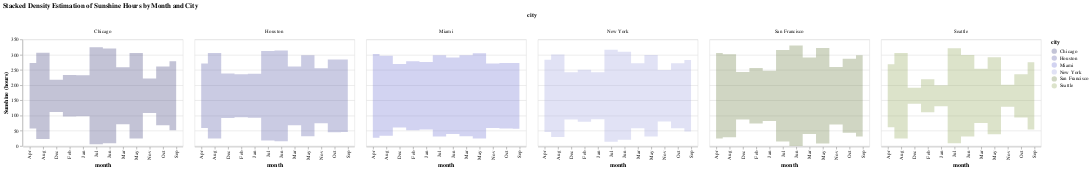

Write notebook code for a chart like this one.
### Code cell
import pandas as pd
import altair as alt

url = "C:\\Users\\hrsom\\Downloads\\sunshine.csv"
# dataset = pd.read_csv(url)
df = pd.read_csv(url)

# Define the chart
chart = alt.Chart(df).mark_area(opacity=0.3, interpolate='step').encode(
    alt.X('month:N'),
    alt.Y('sunshine:Q', stack='center', axis=alt.Axis(title='Sunshine (hours)')),
    alt.Color('city:N', scale=alt.Scale(scheme='category20b')),
    alt.Column('city:N')
).properties(
    width=300,
    height=200,
    title='Stacked Density Estimation of Sunshine Hours by Month and City'
)

# Show the chart
chart

### Figure 1 — Vega-Lite specification as saved in the notebook (floating-point values rounded to 4 significant figures)
{"config": {"view": {"continuousWidth": 300, "continuousHeight": 300}}, "data": {"name": "data-162638687fd33f296a3b88b07ba677ef"}, "mark": {"type": "area", "interpolate": "step", "opacity": 0.3}, "encoding": {"color": {"field": "city", "scale": {"scheme": "category20b"}, "type": "nominal"}, "column": {"field": "city", "type": "nominal"}, "x": {"field": "month", "type": "nominal"}, "y": {"axis": {"title": "Sunshine (hours)"}, "field": "sunshine", "stack": "center", "type": "quantitative"}}, "height": 200, "title": "Stacked Density Estimation of Sunshine Hours by Month and City", "width": 300, "$schema": "https://vega.github.io/schema/vega-lite/v5.15.1.json", "datasets": {"data-162638687fd33f296a3b88b07ba677ef": [{"city": "Chicago", "lon": -87.62, "lat": 41.88, "month": "Jan", "monthnum": 0, "sunshine": 135}, {"city": "Chicago", "lon": -87.62, "lat": 41.88, "month": "Feb", "monthnum": 1, "sunshine": 136}, {"city": "Chicago", "lon": -87.62, "lat": 41.88, "month": "Mar", "monthnum": 2, "sunshine": 187}, {"city": "Chicago", "lon": -87.62, "lat": 41.88, "month": "Apr", "monthnum": 3, "sunshine": 215}, {"city": "Chicago", "lon": -87.62, "lat": 41.88, "month": "May", "monthnum": 4, "sunshine": 281}, {"city": "Chicago", "lon": -87.62, "lat": 41.88, "month": "Jun", "monthnum": 5, "sunshine": 311}, {"city": "Chicago", "lon": -87.62, "lat": 41.88, "month": "Jul", "monthnum": 6, "sunshine": 318}, {"city": "Chicago", "lon": -87.62, "lat": 41.88, "month": "Aug", "monthnum": 7, "sunshine": 283}, {"city": "Chicago", "lon": -87.62, "lat": 41.88, "month": "Sep", "monthnum": 8, "sunshine": 226}, {"city": "Chicago", "lon": -87.62, "lat": 41.88, "month": "Oct", "monthnum": 9, "sunshine": 193}, {"city": "Chicago", "lon": -87.62, "lat": 41.88, "month": "Nov", "monthnum": 10, "sunshine": 113}, {"city": "Chicago", "lon": -87.62, "lat": 41.88, "month": "Dec", "monthnum": 11, "sunshine": 106}, {"city": "Houston", "lon": -95.36, "lat": 29.75, "month": "Jan", "monthnum": 0, "sunshine": 144}, {"city": "Houston", "lon": -95.36, "lat": 29.75, "month": "Feb", "monthnum": 1, "sunshine": 141}, {"city": "Houston", "lon": -95.36, "lat": 29.75, "month": "Mar", "monthnum": 2, "sunshine": 193}, {"city": "Houston", "lon": -95.36, "lat": 29.75, "month": "Apr", "monthnum": 3, "sunshine": 212}, {"city": "Houston", "lon": -95.36, "lat": 29.75, "month": "May", "monthnum": 4, "sunshine": 266}, {"city": "Houston", "lon": -95.36, "lat": 29.75, "month": "Jun", "monthnum": 5, "sunshine": 298}, {"city": "Houston", "lon": -95.36, "lat": 29.75, "month": "Jul", "monthnum": 6, "sunshine": 294}, {"city": "Houston", "lon": -95.36, "lat": 29.75, "month": "Aug", "monthnum": 7, "sunshine": 281}, {"city": "Houston", "lon": -95.36, "lat": 29.75, "month": "Sep", "monthnum": 8, "sunshine": 238}, {"city": "Houston", "lon": -95.36, "lat": 29.75, "month": "Oct", "monthnum": 9, "sunshine": 239}, {"city": "Houston", "lon": -95.36, "lat": 29.75, "month": "Nov", "monthnum": 10, "sunshine": 181}, {"city": "Houston", "lon": -95.36, "lat": 29.75, "month": "Dec", "monthnum": 11, "sunshine": 146}, {"city": "Miami", "lon": -80.19, "lat": 25.76, "month": "Jan", "monthnum": 0, "sunshine": 222}, {"city": "Miami", "lon": -80.19, "lat": 25.76, "month": "Feb", "monthnum": 1, "sunshine": 227}, {"city": "Miami", "lon": -80.19, "lat": 25.76, "month": "Mar", "monthnum": 2, "sunshine": 266}, {"city": "Miami", "lon": -80.19, "lat": 25.76, "month": "Apr", "monthnum": 3, "sunshine": 275}, {"city": "Miami", "lon": -80.19, "lat": 25.76, "month": "May", "monthnum": 4, "sunshine": 280}, {"city": "Miami", "lon": -80.19, "lat": 25.76, "month": "Jun", "monthnum": 5, "sunshine": 251}, {"city": "Miami", "lon": -80.19, "lat": 25.76, "month": "Jul", "monthnum": 6, "sunshine": 267}, {"city": "Miami", "lon": -80.19, "lat": 25.76, "month": "Aug", "monthnum": 7, "sunshine": 263}, {"city": "Miami", "lon": -80.19, "lat": 25.76, "month": "Sep", "monthnum": 8, "sunshine": 216}, {"city": "Miami", "lon": -80.19, "lat": 25.76, "month": "Oct", "monthnum": 9, "sunshine": 215}, {"city": "Miami", "lon": -80.19, "lat": 25.76, "month": "Nov", "monthnum": 10, "sunshine": 212}, {"city": "Miami", "lon": -80.19, "lat": 25.76, "month": "Dec", "monthnum": 11, "sunshine": 209}, {"city": "New York", "lon": -73.94, "lat": 40.73, "month": "Jan", "monthnum": 0, "sunshine": 154}, {"city": "New York", "lon": -73.94, "lat": 40.73, "month": "Feb", "monthnum": 1, "sunshine": 171}, {"city": "New York", "lon": -73.94, "lat": 40.73, "month": "Mar", "monthnum": 2, "sunshine": 213}, {"city": "New York", "lon": -73.94, "lat": 40.73, "month": "Apr", "monthnum": 3, "sunshine": 237}, {"city": "New York", "lon": -73.94, "lat": 40.73, "month": "May", "monthnum": 4, "sunshine": 268}, {"city": "New York", "lon": -73.94, "lat": 40.73, "month": "Jun", "monthnum": 5, "sunshine": 289}, {"city": "New York", "lon": -73.94, "lat": 40.73, "month": "Jul", "monthnum": 6, "sunshine": 302}, {"city": "New York", "lon": -73.94, "lat": 40.73, "month": "Aug", "monthnum": 7, "sunshine": 271}, {"city": "New York", "lon": -73.94, "lat": 40.73, "month": "Sep", "monthnum": 8, "sunshine": 235}, {"city": "New York", "lon": -73.94, "lat": 40.73, "month": "Oct", "monthnum": 9, "sunshine": 213}, {"city": "New York", "lon": -73.94, "lat": 40.73, "month": "Nov", "monthnum": 10, "sunshine": 169}, {"city": "New York", "lon": -73.94, "lat": 40.73, "month": "Dec", "monthnum": 11, "sunshine": 155}, {"city": "San Francisco", "lon": -122.4, "lat": 37.73, "month": "Jan", "monthnum": 0, "sunshine": 165}, {"city": "San Francisco", "lon": -122.4, "lat": 37.73, "month": "Feb", "monthnum": 1, "sunshine": 182}, {"city": "San Francisco", "lon": -122.4, "lat": 37.73, "month": "Mar", "monthnum": 2, "sunshine": 251}, {"city": "San Francisco", "lon": -122.4, "lat": 37.73, "month": "Apr", "monthnum": 3, "sunshine": 281}, {"city": "San Francisco", "lon": -122.4, "lat": 37.73, "month": "May", "monthnum": 4, "sunshine": 314}, {"city": "San Francisco", "lon": -122.4, "lat": 37.73, "month": "Jun", "monthnum": 5, "sunshine": 330}, {"city": "San Francisco", "lon": -122.4, "lat": 37.73, "month": "Jul", "monthnum": 6, "sunshine": 300}, {"city": "San Francisco", "lon": -122.4, "lat": 37.73, "month": "Aug", "monthnum": 7, "sunshine": 272}, {"city": "San Francisco", "lon": -122.4, "lat": 37.73, "month": "Sep", "monthnum": 8, "sunshine": 267}, {"city": "San Francisco", "lon": -122.4, "lat": 37.73, "month": "Oct", "monthnum": 9, "sunshine": 243}, {"city": "San Francisco", "lon": -122.4, "lat": 37.73, "month": "Nov", "monthnum": 10, "sunshine": 189}, {"city": "San Francisco", "lon": -122.4, "lat": 37.73, "month": "Dec", "monthnum": 11, "sunshine": 156}, {"city": "Seattle", "lon": -122.3, "lat": 47.61, "month": "Jan", "monthnum": 0, "sunshine": 69}, {"city": "Seattle", "lon": -122.3, "lat": 47.61, "month": "Feb", "monthnum": 1, "sunshine": 108}, {"city": "Seattle", "lon": -122.3, "lat": 47.61, "month": "Mar", "monthnum": 2, "sunshine": 178}, {"city": "Seattle", "lon": -122.3, "lat": 47.61, "month": "Apr", "monthnum": 3, "sunshine": 207}, {"city": "Seattle", "lon": -122.3, "lat": 47.61, "month": "May", "monthnum": 4, "sunshine": 253}, {"city": "Seattle", "lon": -122.3, "lat": 47.61, "month": "Jun", "monthnum": 5, "sunshine": 268}, {"city": "Seattle", "lon": -122.3, "lat": 47.61, "month": "Jul", "monthnum": 6, "sunshine": 312}, {"city": "Seattle", "lon": -122.3, "lat": 47.61, "month": "Aug", "monthnum": 7, "sunshine": 281}, {"city": "Seattle", "lon": -122.3, "lat": 47.61, "month": "Sep", "monthnum": 8, "sunshine": 221}, {"city": "Seattle", "lon": -122.3, "lat": 47.61, "month": "Oct", "monthnum": 9, "sunshine": 142}, {"city": "Seattle", "lon": -122.3, "lat": 47.61, "month": "Nov", "monthnum": 10, "sunshine": 72}, {"city": "Seattle", "lon": -122.3, "lat": 47.61, "month": "Dec", "monthnum": 11, "sunshine": 52}]}}
